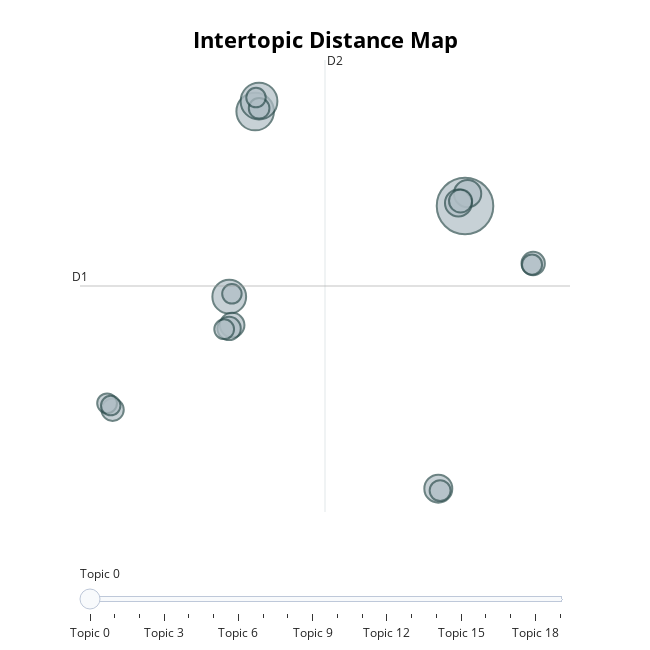

Notebook cell for this chart:
### Code cell
model.visualize_topics()

### Figure 1 — Plotly figure (JSON) as saved in the notebook; plotly's stock layout.template omitted (floating-point values rounded to 4 significant figures)
{"data": [{"customdata": [[0, "watch | love | love watch | great | works", 270], [1, "la | que | el | lo | es", 119], [2, "new | refurbished | brand new | brand | looks", 114], [3, "battery | battery life | life | charge | hours", 96], [4, "great | great watch | awesome | amazing | nice", 66], [5, "loves | gift | wife | bought | wife loves", 63], [6, "apple watch | apple | love | watch love | watch", 61], [7, "good | good good | excellent | excellent good | good excellent", 51], [8, "love love | love | thank love | love better | came early", 46], [9, "track | exercise | fitness | steps | tracking", 46], [10, "apple | amazon | apple product | product | apple products", 45], [11, "charger | apple | charging | watch | did", 42], [12, "product | great product | product great | great | good product", 37], [13, "media loaded | loaded | media | en | loaded love", 36], [14, "watch | phone | messages | message | love", 34], [15, "cellular | verizon | phone | att | watch", 33], [16, "like like | like | love | love love | like love", 33], [17, "original | packaging | original packaging | came | new", 32], [18, "apple | previous | apple id | amazon | owners", 32], [19, "battery | watch battery | day | watch | love watch", 32]], "hovertemplate": "<b>Topic %{customdata[0]}</b><br>Words: %{customdata[1]}<br>Size: %{customdata[2]}", "legendgroup": "", "marker": {"color": "#B0BEC5", "line": {"color": "DarkSlateGrey", "width": 2}, "size": [270, 119, 114, 96, 66, 63, 61, 51, 46, 46, 45, 42, 37, 36, 34, 33, 33, 32, 32, 32], "sizemode": "area", "sizeref": 0.1688, "symbol": "circle"}, "mode": "markers", "name": "", "orientation": "v", "showlegend": false, "type": "scatter", "x": [13.13, -2.407, -2.123, -4.327, 11.16, 13.32, 12.64, -4.112, -4.339, 18.18, 12.81, -12.97, 11.29, -2.114, 18.1, -13.37, -4.703, -2.346, -13.11, -4.13], "xaxis": "x", "y": [9.682, 16.13, 16.84, 3.497, -9.6, 10.53, 9.887, 1.558, 1.333, 5.763, 10.03, -4.217, -9.734, 16.35, 5.685, -3.775, 1.28, 17.09, -3.933, 3.693], "yaxis": "y"}], "layout": {"annotations": [{"showarrow": false, "text": "D1", "x": -15.38, "y": 4.227, "yshift": 10}, {"showarrow": false, "text": "D2", "x": 2.764, "xshift": 10, "y": 19.65}], "height": 650, "hoverlabel": {"bgcolor": "white", "font": {"family": "Rockwell", "size": 16}}, "legend": {"itemsizing": "constant", "tracegroupgap": 0}, "margin": {"t": 60}, "shapes": [{"line": {"color": "#CFD8DC", "width": 2}, "type": "line", "x0": 2.764, "x1": 2.764, "y0": -11.19, "y1": 19.65}, {"line": {"color": "#9E9E9E", "width": 2}, "type": "line", "x0": -15.38, "x1": 20.91, "y0": 4.227, "y1": 4.227}], "sliders": [{"active": 0, "pad": {"t": 50}, "steps": [{"args": [{"marker.color": [["red", "#B0BEC5", "#B0BEC5", "#B0BEC5", "#B0BEC5", "#B0BEC5", "#B0BEC5", "#B0BEC5", "#B0BEC5", "#B0BEC5", "#B0BEC5", "#B0BEC5", "#B0BEC5", "#B0BEC5", "#B0BEC5", "#B0BEC5", "#B0BEC5", "#B0BEC5", "#B0BEC5", "#B0BEC5"]]}], "label": "Topic 0", "method": "update"}, {"args": [{"marker.color": [["#B0BEC5", "red", "#B0BEC5", "#B0BEC5", "#B0BEC5", "#B0BEC5", "#B0BEC5", "#B0BEC5", "#B0BEC5", "#B0BEC5", "#B0BEC5", "#B0BEC5", "#B0BEC5", "#B0BEC5", "#B0BEC5", "#B0BEC5", "#B0BEC5", "#B0BEC5", "#B0BEC5", "#B0BEC5"]]}], "label": "Topic 1", "method": "update"}, {"args": [{"marker.color": [["#B0BEC5", "#B0BEC5", "red", "#B0BEC5", "#B0BEC5", "#B0BEC5", "#B0BEC5", "#B0BEC5", "#B0BEC5", "#B0BEC5", "#B0BEC5", "#B0BEC5", "#B0BEC5", "#B0BEC5", "#B0BEC5", "#B0BEC5", "#B0BEC5", "#B0BEC5", "#B0BEC5", "#B0BEC5"]]}], "label": "Topic 2", "method": "update"}, {"args": [{"marker.color": [["#B0BEC5", "#B0BEC5", "#B0BEC5", "red", "#B0BEC5", "#B0BEC5", "#B0BEC5", "#B0BEC5", "#B0BEC5", "#B0BEC5", "#B0BEC5", "#B0BEC5", "#B0BEC5", "#B0BEC5", "#B0BEC5", "#B0BEC5", "#B0BEC5", "#B0BEC5", "#B0BEC5", "#B0BEC5"]]}], "label": "Topic 3", "method": "update"}, {"args": [{"marker.color": [["#B0BEC5", "#B0BEC5", "#B0BEC5", "#B0BEC5", "red", "#B0BEC5", "#B0BEC5", "#B0BEC5", "#B0BEC5", "#B0BEC5", "#B0BEC5", "#B0BEC5", "#B0BEC5", "#B0BEC5", "#B0BEC5", "#B0BEC5", "#B0BEC5", "#B0BEC5", "#B0BEC5", "#B0BEC5"]]}], "label": "Topic 4", "method": "update"}, {"args": [{"marker.color": [["#B0BEC5", "#B0BEC5", "#B0BEC5", "#B0BEC5", "#B0BEC5", "red", "#B0BEC5", "#B0BEC5", "#B0BEC5", "#B0BEC5", "#B0BEC5", "#B0BEC5", "#B0BEC5", "#B0BEC5", "#B0BEC5", "#B0BEC5", "#B0BEC5", "#B0BEC5", "#B0BEC5", "#B0BEC5"]]}], "label": "Topic 5", "method": "update"}, {"args": [{"marker.color": [["#B0BEC5", "#B0BEC5", "#B0BEC5", "#B0BEC5", "#B0BEC5", "#B0BEC5", "red", "#B0BEC5", "#B0BEC5", "#B0BEC5", "#B0BEC5", "#B0BEC5", "#B0BEC5", "#B0BEC5", "#B0BEC5", "#B0BEC5", "#B0BEC5", "#B0BEC5", "#B0BEC5", "#B0BEC5"]]}], "label": "Topic 6", "method": "update"}, {"args": [{"marker.color": [["#B0BEC5", "#B0BEC5", "#B0BEC5", "#B0BEC5", "#B0BEC5", "#B0BEC5", "#B0BEC5", "red", "#B0BEC5", "#B0BEC5", "#B0BEC5", "#B0BEC5", "#B0BEC5", "#B0BEC5", "#B0BEC5", "#B0BEC5", "#B0BEC5", "#B0BEC5", "#B0BEC5", "#B0BEC5"]]}], "label": "Topic 7", "method": "update"}, {"args": [{"marker.color": [["#B0BEC5", "#B0BEC5", "#B0BEC5", "#B0BEC5", "#B0BEC5", "#B0BEC5", "#B0BEC5", "#B0BEC5", "red", "#B0BEC5", "#B0BEC5", "#B0BEC5", "#B0BEC5", "#B0BEC5", "#B0BEC5", "#B0BEC5", "#B0BEC5", "#B0BEC5", "#B0BEC5", "#B0BEC5"]]}], "label": "Topic 8", "method": "update"}, {"args": [{"marker.color": [["#B0BEC5", "#B0BEC5", "#B0BEC5", "#B0BEC5", "#B0BEC5", "#B0BEC5", "#B0BEC5", "#B0BEC5", "#B0BEC5", "red", "#B0BEC5", "#B0BEC5", "#B0BEC5", "#B0BEC5", "#B0BEC5", "#B0BEC5", "#B0BEC5", "#B0BEC5", "#B0BEC5", "#B0BEC5"]]}], "label": "Topic 9", "method": "update"}, {"args": [{"marker.color": [["#B0BEC5", "#B0BEC5", "#B0BEC5", "#B0BEC5", "#B0BEC5", "#B0BEC5", "#B0BEC5", "#B0BEC5", "#B0BEC5", "#B0BEC5", "red", "#B0BEC5", "#B0BEC5", "#B0BEC5", "#B0BEC5", "#B0BEC5", "#B0BEC5", "#B0BEC5", "#B0BEC5", "#B0BEC5"]]}], "label": "Topic 10", "method": "update"}, {"args": [{"marker.color": [["#B0BEC5", "#B0BEC5", "#B0BEC5", "#B0BEC5", "#B0BEC5", "#B0BEC5", "#B0BEC5", "#B0BEC5", "#B0BEC5", "#B0BEC5", "#B0BEC5", "red", "#B0BEC5", "#B0BEC5", "#B0BEC5", "#B0BEC5", "#B0BEC5", "#B0BEC5", "#B0BEC5", "#B0BEC5"]]}], "label": "Topic 11", "method": "update"}, {"args": [{"marker.color": [["#B0BEC5", "#B0BEC5", "#B0BEC5", "#B0BEC5", "#B0BEC5", "#B0BEC5", "#B0BEC5", "#B0BEC5", "#B0BEC5", "#B0BEC5", "#B0BEC5", "#B0BEC5", "red", "#B0BEC5", "#B0BEC5", "#B0BEC5", "#B0BEC5", "#B0BEC5", "#B0BEC5", "#B0BEC5"]]}], "label": "Topic 12", "method": "update"}, {"args": [{"marker.color": [["#B0BEC5", "#B0BEC5", "#B0BEC5", "#B0BEC5", "#B0BEC5", "#B0BEC5", "#B0BEC5", "#B0BEC5", "#B0BEC5", "#B0BEC5", "#B0BEC5", "#B0BEC5", "#B0BEC5", "red", "#B0BEC5", "#B0BEC5", "#B0BEC5", "#B0BEC5", "#B0BEC5", "#B0BEC5"]]}], "label": "Topic 13", "method": "update"}, {"args": [{"marker.color": [["#B0BEC5", "#B0BEC5", "#B0BEC5", "#B0BEC5", "#B0BEC5", "#B0BEC5", "#B0BEC5", "#B0BEC5", "#B0BEC5", "#B0BEC5", "#B0BEC5", "#B0BEC5", "#B0BEC5", "#B0BEC5", "red", "#B0BEC5", "#B0BEC5", "#B0BEC5", "#B0BEC5", "#B0BEC5"]]}], "label": "Topic 14", "method": "update"}, {"args": [{"marker.color": [["#B0BEC5", "#B0BEC5", "#B0BEC5", "#B0BEC5", "#B0BEC5", "#B0BEC5", "#B0BEC5", "#B0BEC5", "#B0BEC5", "#B0BEC5", "#B0BEC5", "#B0BEC5", "#B0BEC5", "#B0BEC5", "#B0BEC5", "red", "#B0BEC5", "#B0BEC5", "#B0BEC5", "#B0BEC5"]]}], "label": "Topic 15", "method": "update"}, {"args": [{"marker.color": [["#B0BEC5", "#B0BEC5", "#B0BEC5", "#B0BEC5", "#B0BEC5", "#B0BEC5", "#B0BEC5", "#B0BEC5", "#B0BEC5", "#B0BEC5", "#B0BEC5", "#B0BEC5", "#B0BEC5", "#B0BEC5", "#B0BEC5", "#B0BEC5", "red", "#B0BEC5", "#B0BEC5", "#B0BEC5"]]}], "label": "Topic 16", "method": "update"}, {"args": [{"marker.color": [["#B0BEC5", "#B0BEC5", "#B0BEC5", "#B0BEC5", "#B0BEC5", "#B0BEC5", "#B0BEC5", "#B0BEC5", "#B0BEC5", "#B0BEC5", "#B0BEC5", "#B0BEC5", "#B0BEC5", "#B0BEC5", "#B0BEC5", "#B0BEC5", "#B0BEC5", "red", "#B0BEC5", "#B0BEC5"]]}], "label": "Topic 17", "method": "update"}, {"args": [{"marker.color": [["#B0BEC5", "#B0BEC5", "#B0BEC5", "#B0BEC5", "#B0BEC5", "#B0BEC5", "#B0BEC5", "#B0BEC5", "#B0BEC5", "#B0BEC5", "#B0BEC5", "#B0BEC5", "#B0BEC5", "#B0BEC5", "#B0BEC5", "#B0BEC5", "#B0BEC5", "#B0BEC5", "red", "#B0BEC5"]]}], "label": "Topic 18", "method": "update"}, {"args": [{"marker.color": [["#B0BEC5", "#B0BEC5", "#B0BEC5", "#B0BEC5", "#B0BEC5", "#B0BEC5", "#B0BEC5", "#B0BEC5", "#B0BEC5", "#B0BEC5", "#B0BEC5", "#B0BEC5", "#B0BEC5", "#B0BEC5", "#B0BEC5", "#B0BEC5", "#B0BEC5", "#B0BEC5", "#B0BEC5", "red"]]}], "label": "Topic 19", "method": "update"}]}], "title": {"font": {"color": "Black", "size": 22}, "text": "<b>Intertopic Distance Map", "x": 0.5, "xanchor": "center", "y": 0.95, "yanchor": "top"}, "width": 650, "xaxis": {"anchor": "y", "domain": [0, 1], "range": [-15.38, 20.91], "title": {"text": ""}, "visible": false}, "yaxis": {"anchor": "x", "domain": [0, 1], "range": [-11.19, 19.65], "title": {"text": ""}, "visible": false}}}
